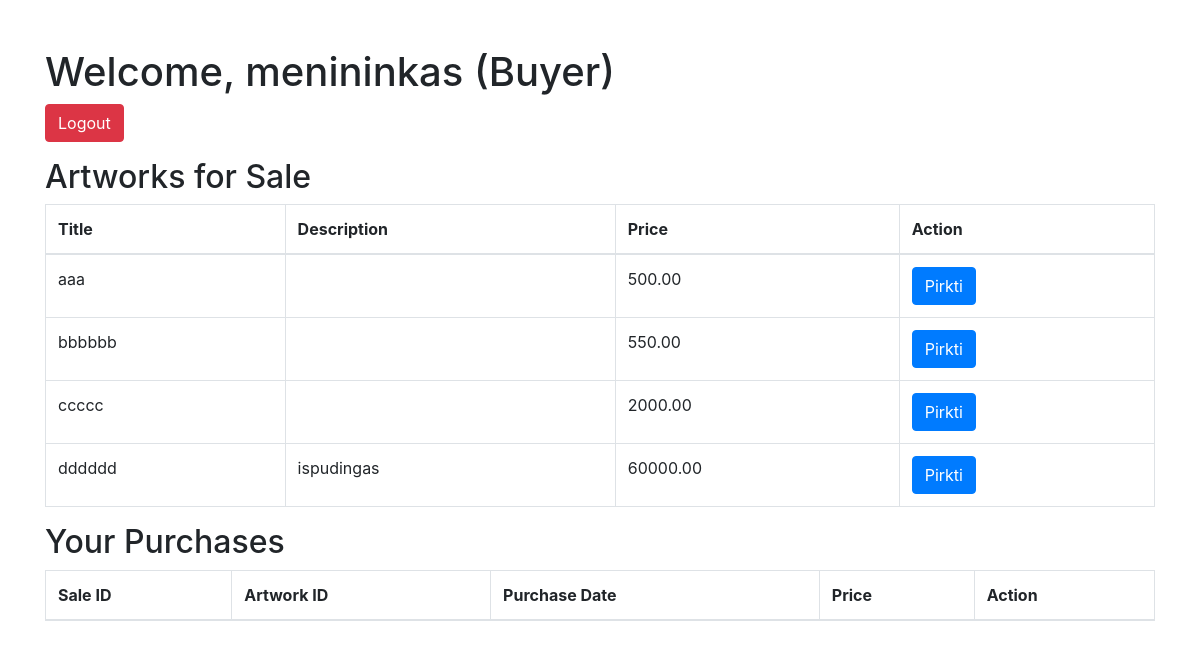
Page /pirkejas.php (signed in) on the committed database.
### tables this page shows
CREATE TABLE `kuriniai` (
  `kurinys_id` int(11) NOT NULL,
  `pavadinimas` varchar(100) NOT NULL,
  `aprasymas` text DEFAULT NULL,
  `kaina` decimal(10,2) DEFAULT NULL,
  `autorius_id` int(11) DEFAULT NULL
);

### pirkejas.php (the view, shortened to what this page needs)
<?php
require_once 'config.php';
$sql = "SELECT * FROM kuriniai";
$artworks = [];
if ($stmt = $conn->prepare($sql)) {
    if ($stmt->execute()) {
        $result = $stmt->get_result();
        while ($row = $result->fetch_assoc()) {
            $artworks[] = $row;
        }
    }
}
?>
<!DOCTYPE html>
<html lang="en">
<head>
    <link rel="stylesheet" href="https://maxcdn.bootstrapcdn.com/bootstrap/4.5.2/css/bootstrap.min.css">
</head>
<body>
    <div class="container mt-5">
        <h1>Welcome, <?php echo htmlspecialchars($_SESSION["username"]); ?> (Buyer)</h1>
        <p><a href="logout.php" class="btn btn-danger">Logout</a></p>
        <h2>Artworks for Sale</h2>
        <table class="table table-bordered">
            <thead>
                <tr>
                    <th>Title</th>
                    <th>Description</th>
                    <th>Price</th>
                    <th>Action</th>
                </tr>
            </thead>
            <tbody>
                <?php foreach ($artworks as $artwork): ?>
                    <tr>
                        <td><?php echo htmlspecialchars($artwork["pavadinimas"]); ?></td>
                        <td><?php echo htmlspecialchars($artwork["aprasymas"]); ?></td>
                        <td><?php echo htmlspecialchars($artwork["kaina"]); ?></td>
                        <td>
                            <a href="buy_artwork.php?id=<?php echo $artwork["kurinys_id"]; ?>" class="btn btn-primary">Pirkti</a>
                        </td>
                    </tr>
                <?php endforeach; ?>
            </tbody>
        </table>
        <h2>Your Purchases</h2>
        <table class="table table-bordered">
            <thead>
                <tr>
                    <th>Sale ID</th>
                    <th>Artwork ID</th>
                    <th>Purchase Date</th>
                    <th>Price</th>
                    <th>Action</th>
                </tr>
            </thead>
        </table>
    </div>
</body>
</html>

### rows in the picture
kuriniai: pavadinimas "aaa", kaina "500.00"
kuriniai: pavadinimas "bbbbbb", kaina "550.00"
kuriniai: pavadinimas "ccccc", kaina "2000.00"
kuriniai: pavadinimas "dddddd", aprasymas "ispudingas", kaina "60000.00"

### other values in the picture
$_SESSION["username"] "menininkas"
